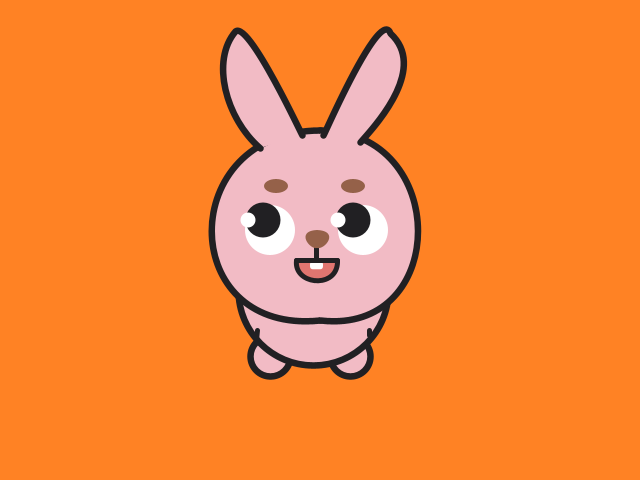
Frame 1 (no input)
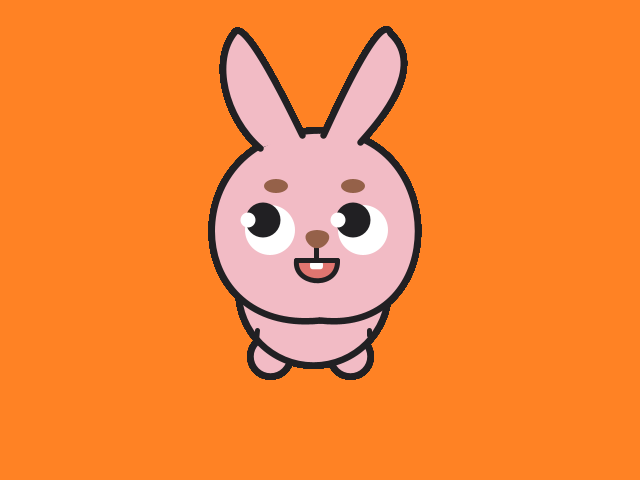
Frame 60 (the mouse pressed at the canvas centre just before this capture)
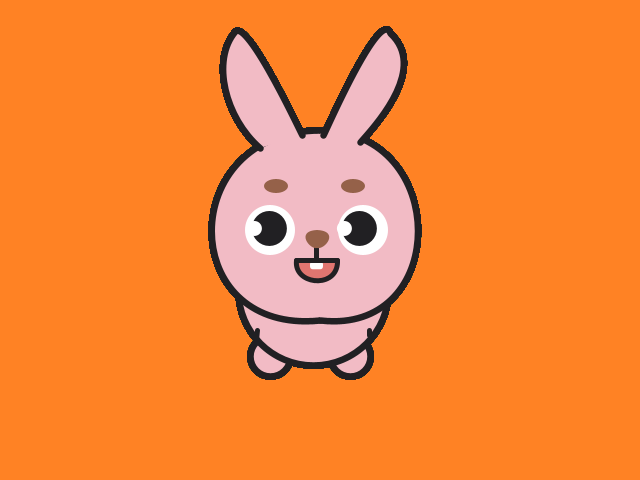
Frame 120 (the mouse held since frame 60 and released just before this capture)

The Processing sketch that drew these frames (run headless with seeded random() and noise(); from frame 60 on, the mouse is pressed at the canvas centre):

// Processing sketch: w2_assignment
// ── w2_assignment.pde
void setup() {
  size(640, 480);
  background(255, 130, 36);
}

void draw() {

  //발
  strokeWeight(6.5);
  stroke(#212023);
  fill(#F2BBC5);
  circle(270, 356, 40);
 
    //발2
  strokeWeight(6.5);
  stroke(#212023);
  fill(#F2BBC5);
  circle(350, 356, 40);

  //몸통
  strokeWeight(6.5);
  stroke(#212023);
  fill(#F2BBC5);
  circle(313, 290, 150);


  //얼굴형
  strokeWeight(6.5);
  stroke(#212023);
  fill(#F2BBC5);
  bezier(320, 130, 175, 130, 175, 335, 320, 320);
  bezier(320, 130, 450, 130, 450, 335, 320, 320);

  noStroke();
  fill(255);

  ellipse(270, 230, 50, 50);//오른쪽 눈 흰자

  ellipse(363, 230, 50, 50);//왼쪽 눈 흰자

  fill(0);

  float lx=map(mouseX, 0, 3000, 253, 313);//왼쪽 눈동자 범위 x축

  float y=map(mouseY, 0, 1700, 220, 280);//왼쪽 눈동자 범위 y축

  float rx=map(mouseX, 0, 3000, 363, 423);//오른쪽 눈동자 범위 x축

  fill(#212023);
  ellipse(lx+10, y, 35, 35);//왼쪽 눈동자

  ellipse(rx-10, y, 35, 35);//오른쪽 눈 흰자

  fill(255);
  ellipse(lx-5, y, 15, 15);//왼쪽 안광

  ellipse(rx-25, y, 15, 15);//오른쪽 안광

  //눈썹
  fill(#956149);
  ellipse(276, 186, 24, 14);
  ellipse(353, 186, 24, 14);



  //코선
  strokeWeight(5);
  stroke(#212023);
  line(316, 246, 316, 260);

  //코
  noStroke();
  fill(#956149);
  bezier(317, 230, 295, 231, 310, 250, 317, 248);
  bezier(317, 230, 340, 231, 325, 250, 317, 248);

  //입
  strokeWeight(5);
  stroke(#212023);
  fill(#E07570);

  bezier(296, 260, 293, 285, 338, 289, 337, 260);
  line(296, 260, 337, 260);
  noStroke();
  fill(255);
  rect(310, 263, 13, 6.3, 1, 1, 13, 13);

  //귀
  strokeWeight(6.5);
  stroke(#212023);
  fill(#F2BBC5);
  beginShape();
  vertex(302, 135);
  bezierVertex(300, 132, 248, 20, 235, 31);
  bezierVertex(210, 60, 225, 118, 260, 148);
  endShape();

  //오른쪽 귀귀
  strokeWeight(6.5);
  stroke(#212023);
  fill(#F2BBC5);
  beginShape();
  vertex(323, 135);
  bezierVertex(324, 134, 380, 5, 390, 33);
  bezierVertex(430, 70, 368, 132, 360, 142);
  endShape();
 
  //
   strokeWeight(5);
  stroke(#212023);
  line(369,335,369,330);
  line(256,340,257,330);
 
}
